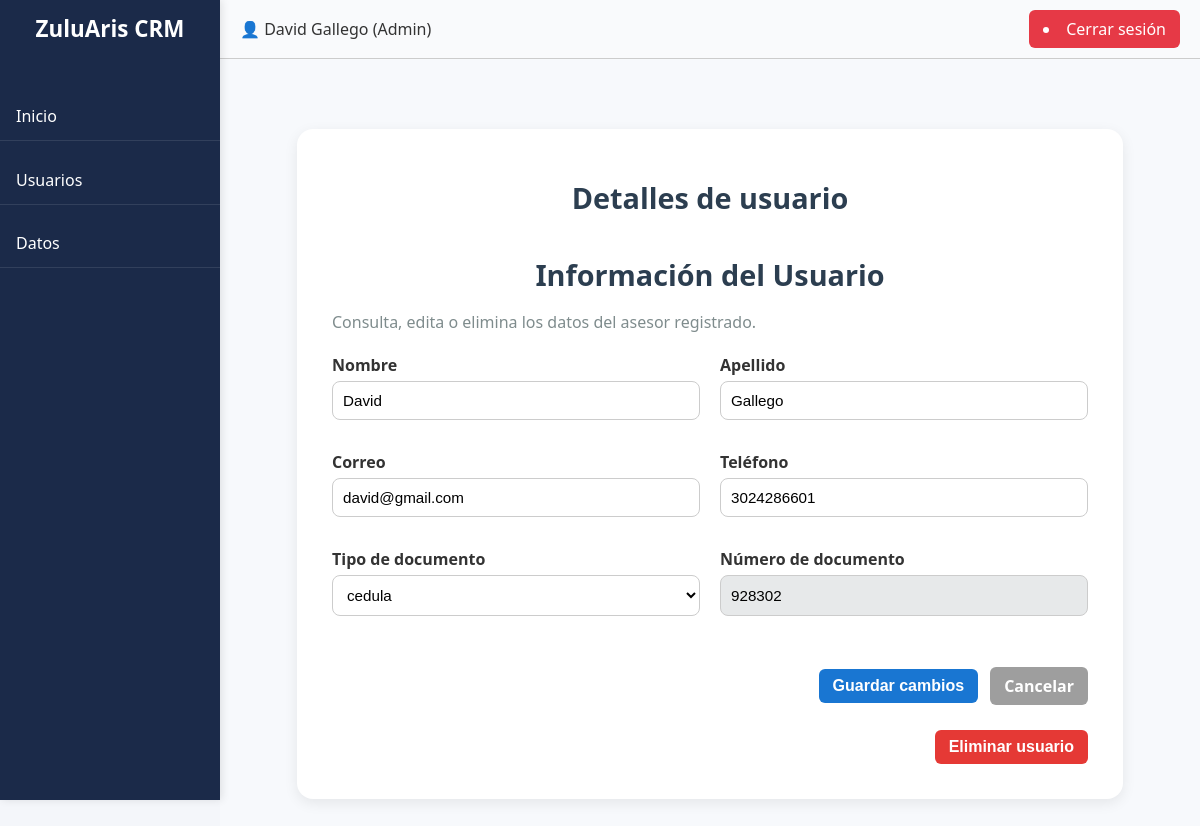
The app's page /usuarios/928302/detalle/ (signed in) with its own data.
### CRM/models.py (models this page shows)
class Usuarios(models.Model):
    user = models.OneToOneField(User, on_delete=models.CASCADE)
    dni = models.CharField(max_length=50, primary_key=True)
    tipo_dni = models.ForeignKey(Tipo_DNI, on_delete=models.CASCADE)
    celular = models.CharField(max_length=50)
    id_rol = models.ForeignKey(Roles, on_delete=models.CASCADE)
    empresa = models.ForeignKey(Empresa, on_delete=models.CASCADE, null=True, blank=True, related_name="usuarios")
    class Meta:
        db_table = "usuarios"

class Tipo_DNI(models.Model):
    id = models.AutoField(primary_key=True)
    nombre = models.CharField(max_length=50, unique=True)
    class Meta:
        db_table = "Tipo_DNI"

### CRM/views.py (the view, shortened to what this page needs)
# urls.py: path("usuarios/<str:dni>/detalle/", CRM.views.detalle_usuario, name="detalle_usuario"),
def detalle_usuario(request, dni):
    if not request.user.is_authenticated:
        messages.error(request, "Debes iniciar sesión.")
        return redirect("/login")
    try:
        admin = Usuarios.objects.get(user=request.user)
    except Usuarios.DoesNotExist:
        messages.error(request, "Tu perfil no está asociado correctamente.")
        return redirect("/")
    usuario = get_object_or_404(Usuarios.objects.select_related('user', 'id_rol', 'empresa', 'tipo_dni'), dni=dni, empresa=admin.empresa)
    tipos_dni = Tipo_DNI.objects.all()
    context = {
        "usuario": usuario,
        "tipos_dni": tipos_dni,
        "titulo": "Detalles de usuario",
        "descripcion": "Edita los datos de un asesor de tu empresa."
    }
    return render(request, "usuario_detalle.html", context)

### CRM/templates/usuario_detalle.html (shortened to what this page needs)
{% extends 'layout_form_admin.html' %}
{% load static %}
{% block form_content %}
<h2 class="titulo-seccion">Información del Usuario</h2>
<p class="descripcion-seccion">Consulta, edita o elimina los datos del asesor registrado.</p>
<form method="POST" class="panel-formulario">
    <div class="grupo-doble">
        <div class="form-group">
            <label for="first_name">Nombre</label>
            <input type="text" name="first_name" id="first_name"
                   value="{{ usuario.user.first_name }}" required>
        </div>
        <div class="form-group">
            <label for="last_name">Apellido</label>
            <input type="text" name="last_name" id="last_name"
                   value="{{ usuario.user.last_name }}" required>
        </div>
    </div>
    <div class="grupo-doble">
        <div class="form-group">
            <label for="email">Correo</label>
            <input type="email" name="email" id="email"
                   value="{{ usuario.user.email }}" required>
        </div>
        <div class="form-group">
            <label for="celular">Teléfono</label>
            <input type="text" name="celular" id="celular"
                   value="{{ usuario.celular|default:'' }}">
        </div>
    </div>
    <div class="grupo-doble">
        <div class="form-group">
            <label for="tipo_dni">Tipo de documento</label>
            <select name="tipo_dni" id="tipo_dni" required>
                {% for tipo in tipos_dni %}
                    <option value="{{ tipo.id }}"
                        {% if usuario.tipo_dni.id == tipo.id %}selected{% endif %}>
                        {{ tipo.nombre }}
                    </option>
                {% endfor %}
            </select>
        </div>
        <div class="form-group">
            <label for="dni">Número de documento</label>
            <input type="text" name="dni" id="dni"
                   value="{{ usuario.dni }}" readonly
                   style="background-color:#e7e9ea;">
        </div>
    </div>
    <div class="acciones-formulario">
        <button type="submit" class="btn-guardar">Guardar cambios</button>
        <a href="{% url 'gestionar_usuarios' %}" class="btn-cancelar">Cancelar</a>
    </div>
</form>
<form method="POST" action="{% url 'eliminar_usuario' usuario.dni %}"
      onsubmit="return confirm('¿Seguro que deseas eliminar este usuario?')"
      class="form-eliminar">
    <div class="acciones-formulario eliminar">
        <button type="submit" class="btn-eliminar">Eliminar usuario</button>
    </div>
</form>
{% endblock %}

### CRM/templates/layout_form_admin.html (shortened to what this page needs)
{% extends 'layout_admin.html' %}
{% load static %}
{% block content %}
<section class="admin-formulario-container">
    <div class="admin-formulario-card">
        <header class="admin-formulario-header">
            <h2 class="titulo-seccion">{{ titulo|default:"Formulario de Administración" }}</h2>
        </header>
        {% block form_content %}
        {% endblock %}
    </div>
</section>
{% endblock %}

### CRM/templates/layout_admin.html (shortened to what this page needs)
{% load static %}
<!DOCTYPE html>
<html lang="es">
<head>
    <link rel="stylesheet" href="{% static 'styles/globalstyles.css' %}">
</head>
<body>
    <div class="container">
        <aside class="sidebar sidebar-admin">
            <div class="logo">ZuluAris CRM</div>
            <nav>
                <ul>
                    <li><a href="{% url 'admin_panel' %}">Inicio</a></li>
                    <li><a href="{% url 'gestionar_usuarios' %}">Usuarios</a></li>
                    <li><a href="{% url 'gestionar_datos' %}">Datos</a></li>
                </ul>
            </nav>
        </aside>
        <main class="main-content">
            <header class="navbar">
                <div class="navbar-left">
                    <span class="user">👤 {{ request.user.first_name }} {{ request.user.last_name }} (Admin)</span>
                </div>
                <div class="navbar-right">
                    <li class="btn-logout"><a href="/logout/">Cerrar sesión</a></li>
                </div>
            </header>
            <section class="content">
                {% block content %}
                {% endblock %}
            </section>
        </main>
    </div>
</body>
</html>

### records on screen
Usuarios: first_name "David", last_name "Gallego", email "david@gmail.com", celular "3024286601", tipo_dni "cedula", dni "928302"

### other values on screen
{{ request.user.first_name }} "David"
{{ request.user.last_name }} "Gallego"
{{ titulo|default:"Formulario de Administración" }} "Detalles de usuario"
